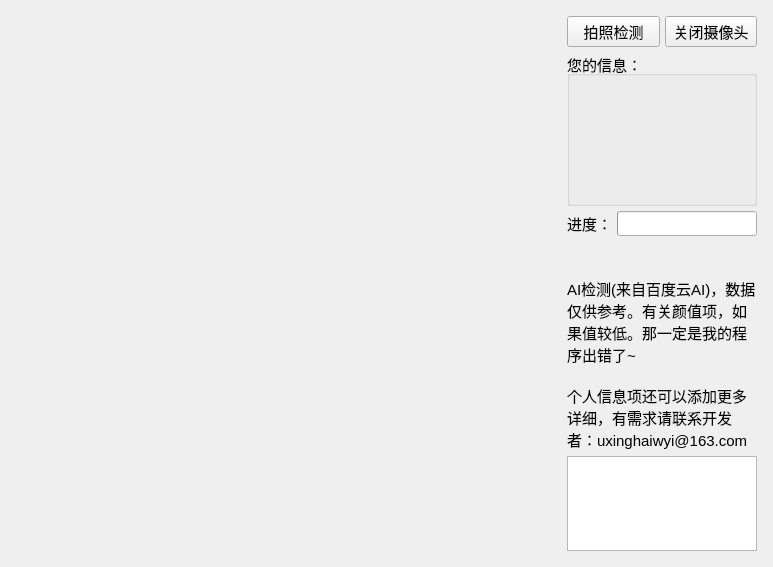
<?xml version="1.0" encoding="UTF-8"?>
<ui version="4.0">
  <class>FaceTest</class>
  <widget class="QWidget" name="FaceTest">
    <property name="geometry">
      <rect>
        <x>0</x>
        <y>0</y>
        <width>773</width>
        <height>567</height>
      </rect>
    </property>
    <property name="minimumSize">
      <size>
        <width>773</width>
        <height>567</height>
      </size>
    </property>
    <property name="maximumSize">
      <size>
        <width>773</width>
        <height>567</height>
      </size>
    </property>
    <property name="font">
      <font>
        <pointsize>11</pointsize>
      </font>
    </property>
    <property name="windowTitle">
      <string>人脸信息检测</string>
    </property>
    <property name="windowIcon">
      <iconset>
        <normaloff>:/ps/res/icons/faceIcon_64x64.ico</normaloff>
        :/ps/res/icons/faceIcon_64x64.ico
      </iconset>
    </property>
    <layout class="QGridLayout" name="gridLayout">
      <item row="0" column="0">
        <widget class="QLabel" name="lbDisplay">
          <property name="text">
            <string/>
          </property>
          <property name="scaledContents">
            <bool>false</bool>
          </property>
          <property name="alignment">
            <set>Qt::AlignmentFlag::AlignCenter</set>
          </property>
          <property name="wordWrap">
            <bool>true</bool>
          </property>
        </widget>
      </item>
      <item row="0" column="1">
        <widget class="QWidget" name="widget" native="true">
          <property name="maximumSize">
            <size>
              <width>200</width>
              <height>16777215</height>
            </size>
          </property>
          <layout class="QVBoxLayout" name="verticalLayout">
            <property name="spacing">
              <number>5</number>
            </property>
            <property name="leftMargin">
              <number>5</number>
            </property>
            <property name="topMargin">
              <number>5</number>
            </property>
            <property name="rightMargin">
              <number>5</number>
            </property>
            <property name="bottomMargin">
              <number>5</number>
            </property>
            <item>
              <layout class="QHBoxLayout" name="horizontalLayout_2">
                <item>
                  <widget class="QPushButton" name="btnCaptureImage">
                    <property name="text">
                      <string>拍照检测</string>
                    </property>
                  </widget>
                </item>
                <item>
                  <widget class="QPushButton" name="btnOPCamera">
                    <property name="text">
                      <string>关闭摄像头</string>
                    </property>
                  </widget>
                </item>
              </layout>
            </item>
            <item>
              <widget class="QGroupBox" name="detailGroupBox">
                <property name="title">
                  <string>您的信息：</string>
                </property>
                <layout class="QVBoxLayout" name="verticalLayout_2">
                  <item>
                    <widget class="QLabel" name="gender">
                      <property name="text">
                        <string/>
                      </property>
                    </widget>
                  </item>
                  <item>
                    <widget class="QLabel" name="age">
                      <property name="text">
                        <string/>
                      </property>
                    </widget>
                  </item>
                  <item>
                    <widget class="QLabel" name="face_shape">
                      <property name="text">
                        <string/>
                      </property>
                    </widget>
                  </item>
                  <item>
                    <widget class="QLabel" name="emotion">
                      <property name="text">
                        <string/>
                      </property>
                    </widget>
                  </item>
                  <item>
                    <widget class="QLabel" name="beauty">
                      <property name="text">
                        <string/>
                      </property>
                    </widget>
                  </item>
                </layout>
              </widget>
            </item>
            <item>
              <layout class="QHBoxLayout" name="horizontalLayout">
                <item>
                  <widget class="QLabel" name="label_2">
                    <property name="text">
                      <string>进度：</string>
                    </property>
                  </widget>
                </item>
                <item>
                  <widget class="QProgressBar" name="progressBar">
                    <property name="sizePolicy">
                      <sizepolicy hsizetype="Expanding" vsizetype="Fixed">
                        <horstretch>0</horstretch>
                        <verstretch>0</verstretch>
                      </sizepolicy>
                    </property>
                    <property name="maximumSize">
                      <size>
                        <width>16777215</width>
                        <height>25</height>
                      </size>
                    </property>
                    <property name="value">
                      <number>0</number>
                    </property>
                    <property name="format">
                      <string/>
                    </property>
                  </widget>
                </item>
              </layout>
            </item>
            <item>
              <spacer name="verticalSpacer">
                <property name="orientation">
                  <enum>Qt::Orientation::Vertical</enum>
                </property>
                <property name="sizeHint" stdset="0">
                  <size>
                    <width>20</width>
                    <height>40</height>
                  </size>
                </property>
              </spacer>
            </item>
            <item>
              <widget class="QLabel" name="label">
                <property name="maximumSize">
                  <size>
                    <width>250</width>
                    <height>16777215</height>
                  </size>
                </property>
                <property name="text">
                  <string>&lt;!DOCTYPE HTML PUBLIC &quot;-//W3C//DTD HTML
                    4.0//EN&quot; &quot;http://www.w3.org/TR/REC-html40/strict.dtd&quot;&gt;
                    &lt;html&gt;&lt;head&gt;&lt;meta name=&quot;qrichtext&quot;
                    content=&quot;1&quot; /&gt;&lt;meta charset=&quot;utf-8&quot;
                    /&gt;&lt;style type=&quot;text/css&quot;&gt;
                    p, li { white-space: pre-wrap; }
                    hr { height: 1px; border-width: 0; }
                    li.unchecked::marker { content: &quot;\2610&quot;; }
                    li.checked::marker { content: &quot;\2612&quot;; }
                    &lt;/style&gt;&lt;/head&gt;&lt;body style=&quot;
                    font-family:'Microsoft YaHei UI'; font-size:11pt;
                    font-weight:400; font-style:normal;&quot;&gt;
                    &lt;p style=&quot; margin-top:0px; margin-bottom:0px;
                    margin-left:0px; margin-right:0px; -qt-block-indent:0;
                    text-indent:0px;&quot;&gt;AI检测(来自百度云AI)，数据仅供参考。有关颜值项，如果值较低。那一定是我的程序出错了~&lt;/p&gt;
                    &lt;p style=&quot;-qt-paragraph-type:empty; margin-top:0px;
                    margin-bottom:0px; margin-left:0px; margin-right:0px;
                    -qt-block-indent:0; text-indent:0px;&quot;&gt;&lt;br /&gt;&lt;/p&gt;
                    &lt;p style=&quot; margin-top:0px; margin-bottom:0px;
                    margin-left:0px; margin-right:0px; -qt-block-indent:0;
                    text-indent:0px;&quot;&gt;个人信息项还可以添加更多详细，有需求请联系开发者：uxinghaiwyi@163.com&lt;/p&gt;&lt;/body&gt;&lt;/html&gt;
                  </string>
                </property>
                <property name="scaledContents">
                  <bool>true</bool>
                </property>
                <property name="wordWrap">
                  <bool>true</bool>
                </property>
              </widget>
            </item>
            <item>
              <widget class="QGraphicsView" name="graphicsView">
                <property name="maximumSize">
                  <size>
                    <width>16777215</width>
                    <height>16777215</height>
                  </size>
                </property>
              </widget>
            </item>
          </layout>
        </widget>
      </item>
    </layout>
  </widget>
  <resources/>
  <connections/>
</ui>
